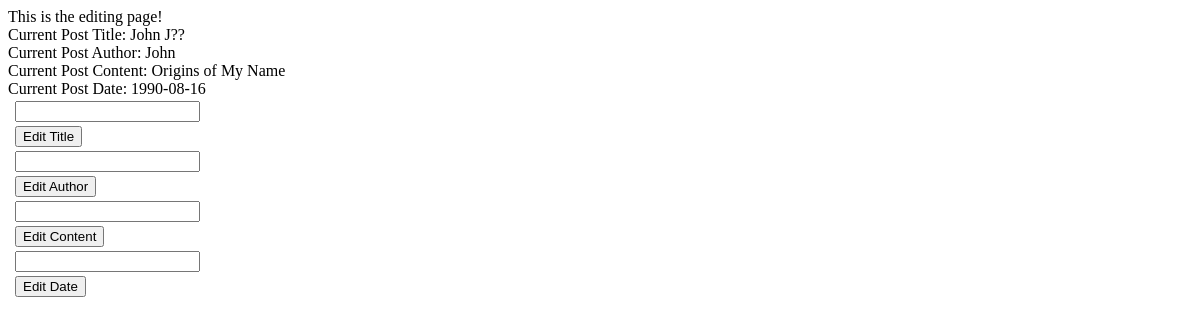
Before: /edit/6 with the older database file.
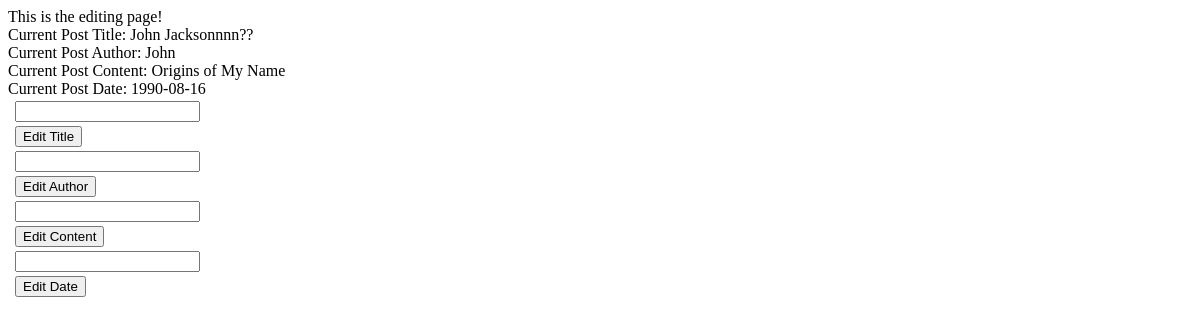
After: the same page with the newer database file.
### tables this page shows
CREATE TABLE posts (
                                              post_id integer PRIMARY KEY,
                                                title text NOT NULL,
                                                author text NOT NULL,
                                                content text NOT NULL, 
                                                publication_date datetime integer NOT NULL


                                            );

### blog.py (the view, shortened to what this page needs)
@app.route("/edit/<postid>" , methods = ['POST', 'GET'])
def edit(postid):
    conn = db_connection()
    cursor = conn.cursor()
    if request.method == "GET":
        cursor.execute("SELECT * from posts WHERE post_id = ?", [postid])
        post_stuff = cursor.fetchall()[0]
        return render_template("edits.html", post_stuff=post_stuff)

### blog.py (called while the page is built)
def db_connection():
    conn = None
    try:
        conn = lite.connect('the_last_sql_database_final.db')
        print("connected")
    except lite.error as e:
        print(e)
    return conn

### templates/edits.html (shortened to what this page needs)
<!DOCTYPE html>
<html lang="en">
<head>
</head>
<body>
   This is the editing page!
    <form action = "/edit/{{post_stuff[0]}}" method="POST">
         <table>
             <div> Current Post Title: {{post_stuff[1]}}</div>
              <tr><td></td><td><input type ="text" name ="edit_book_title" ></td></tr>
            <tr><td></td><td><input type ="submit" name ="edit" value ="Edit Title"></td></tr>
               <div> Current Post Author: {{post_stuff[2]}}</div>
             <tr><td></td><td><input type ="text" name ="edit_author_name" ></td></tr>
             <tr><td></td><td><input type ="submit" name ="edit" value ="Edit Author"></td></tr>
                <div> Current Post Content: {{post_stuff[3]}} </div>
              <tr><td></td><td><input type ="text" name ="edit_content" ></td></tr>
             <tr><td></td><td><input type ="submit" name ="edit" value ="Edit Content"></td></tr>
                <div> Current Post Date: {{post_stuff[4]}} </div>
              <tr><td></td><td><input type ="text" name ="edit_date" ></td></tr>
             <tr><td></td><td><input type ="submit" name ="edit" value ="Edit Date"></td></tr>
        </table>
    </form>
</body>
</html>

Changed rows visible on the page:
changed posts "John": title "John J??" → "John Jacksonnnn??"
